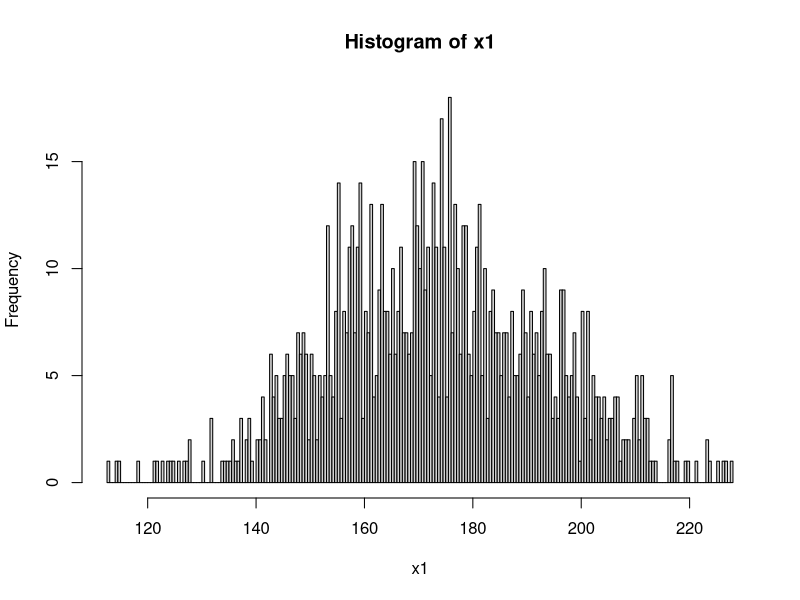
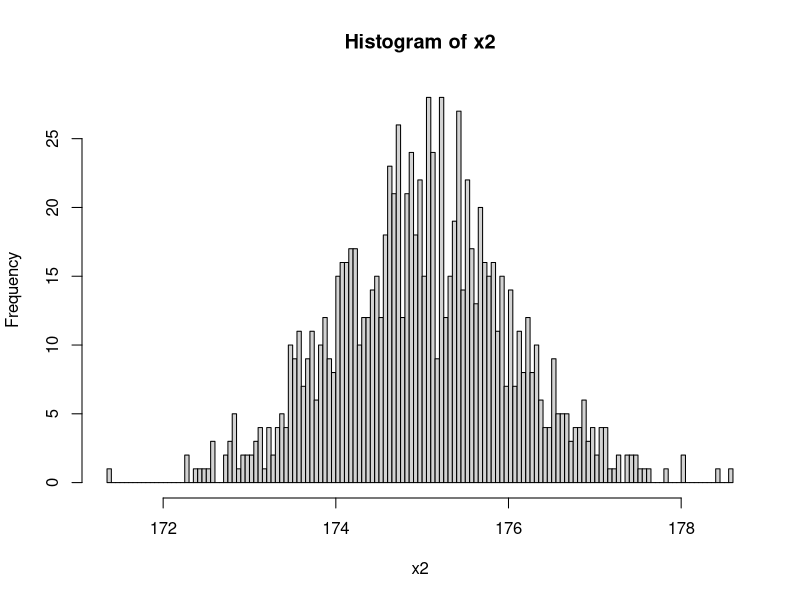

Source code (R) for these figures, in order:
x1 <- rnorm(1000,mean=175, sd = 20)
hist(x1, breaks = 200)
x2 <- rnorm(1000,175,1)
hist(x2, breaks=200)

q025.1 = qnorm(0.025,175,20)
q975.1 <- qnorm(0.975,175,20)

q025.2 <- qnorm(0.025,175,1)
q975.2 <- qnorm(0.975,175,1)
